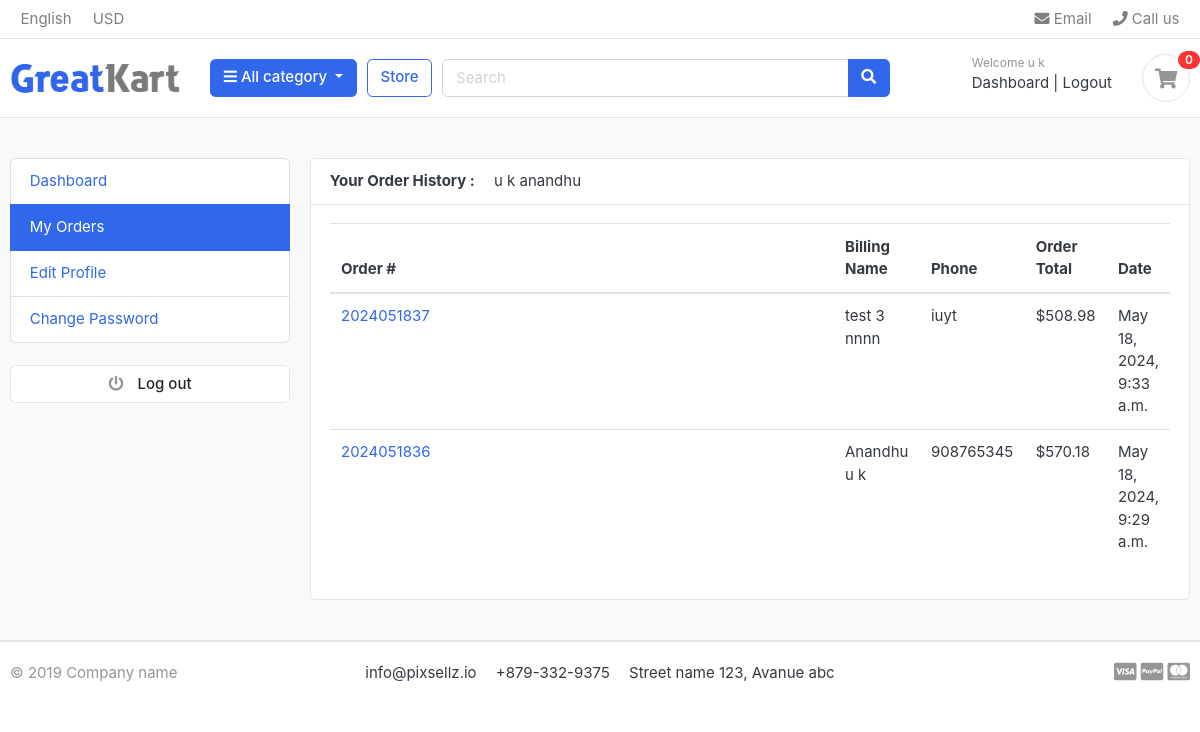
The page /accounts/my_orders/ (signed in) on the database its author committed.
### accounts/models.py (models this page shows, shortened)
class Account(AbstractBaseUser,PermissionsMixin):
    first_name = models.CharField(max_length=100)
    last_name = models.CharField(max_length=100)
    username = models.CharField(max_length=100,unique=True)
    email = models.CharField(max_length=100,unique=True)
    phn = models.CharField(max_length=100)
    date_joined = models.DateTimeField(auto_now_add=True)
    last_login = models.DateTimeField(auto_now_add=True)
    is_admin = models.BooleanField(default=False)
    is_staff = models.BooleanField(default=False)
    is_active = models.BooleanField(default=False)
    is_superadmin = models.BooleanField(default=False)
    pass
    USERNAME_FIELD = 'email'
    REQUIRED_FIELDS = ['username','first_name','last_name']
    objects = MyAccountManager()
    def full_name(self):
        return f'{self.first_name} {self.last_name}'

### orders/models.py (models this page shows, shortened)
class Order(models.Model):
    STATUS = (
        ('New','New'),
        ('Accepted','Accepted'),
        ('Completed','Completed'),
        ('Canceled','Canceled'),
    )
    user = models.ForeignKey(Account, on_delete=models.SET_NULL, null=True)
    payment = models.ForeignKey(Payment, on_delete=models.SET_NULL, blank=True, null=True)
    order_number = models.CharField(max_length=20)
    first_name = models.CharField(max_length=50)
    last_name = models.CharField(max_length=50)
    phone = models.CharField(max_length=15)
    email = models.EmailField(max_length=50)
    address = models.CharField(max_length=50)
    pin_code= models.IntegerField(default=123456)
    state = models.CharField(max_length=50)
    city = models.CharField(max_length=50)
    order_note = models.CharField(max_length=100, blank=True)
    order_total = models.FloatField()
    tax = models.FloatField()
    status = models.CharField(max_length=10, choices=STATUS, default='New')
    ip = models.CharField(blank=True, max_length=20)
    is_ordered = models.BooleanField(default=False)
    created_at = models.DateTimeField(auto_now_add=True)
    updated_at = models.DateTimeField(auto_now=True)
    def full_name(self):
        return f'{self.first_name} {self.last_name}'

### accounts/views.py (the view)
# urls.py: path('my_orders/',views.my_orders,name='my_orders'),
@login_required(login_url='login')
def my_orders(req):
    orders = Order.objects.filter(user=req.user, is_ordered=True).order_by('-created_at')
    context = {
        'orders': orders,
    }
    return render(req,'accounts/my_orders.html',context)

### cart/context_processors.py (called while the page is built)
def Counter(req):
    cart_count=0
    if 'admin' in req.path:
        return {}
    else:
        try:
            cart=Cart.objects.filter(cart_id =_cart_id(req))
            if req.user.is_authenticated:
                cart_item = CartItem.objects.all().filter(user=req.user)
            else:
                cart_item = CartItem.objects.all().filter(cart=cart[:1])
            for item in cart_item:
                cart_count += item.quantity
        except:
            cart_count=0
    return dict(cart_count=cart_count)

### cart/views.py (called while the page is built)
def _cart_id(req):
    cart = req.session.session_key
    if not cart:
        cart = req.session.create()
    return cart

### category/context_processors.py (called while the page is built)
def menu_links(req):
    links  = Category.objects.all()
    return dict(links=links)

### category/models.py (called while the page is built)
    def get_url(self):
        return reverse('product_by_category',args=[self.slug])

### templates/accounts/my_orders.html
{% extends 'base.html' %}
{% block content %}
<section class="section-conten padding-y bg">
    <div class="container">
        <div class="row">
            {% include 'includes/dashboard-sidebar.html' %}
        <main class="col-md-9">
            <article class="card">
                <header class="card-header">
                    <strong class="d-inline-block mr-3">Your Order History : </strong>
                    <span>{{user.full_name}}</span>
                </header>
                <div class="card-body">
                    <div class="row">
                        <div class="col md-12">
                            <table class="table table-hover">
                                <thead>
                                    <tr>
                                        <th class="col">Order #</th>
                                        <th class="col">Billing Name</th>
                                        <th class="col">Phone</th>
                                        <th class="col">Order Total</th>
                                        <th class="col">Date</th>
                                    </tr>
                                </thead>
                                <tbody>
                                    {% for order in orders %}
                                    <tr>
                                        <td><a href="{% url 'order_detail' order.order_number %}">{{order.order_number}}</a></td>
                                        <td>{{order.full_name}}</td>
                                        <td>{{order.phone}}</td>
                                        <td>${{order.order_total}}</td>
                                        <td>{{order.created_at}}</td>
                                    </tr>
                                    {% endfor %}
                                </tbody>
                            </table>
                        </div>
                    </div>
                </div>
            </article>
        </main>
    </div>
    </div>
    </section>
{% endblock %}

### templates/includes/navbar.html (shortened to what this page needs)
{% load static %}
<header class="section-header">
    <nav class="navbar p-md-0 navbar-expand-sm navbar-light border-bottom">
    <div class="container">
      <div class="collapse navbar-collapse" id="navbarTop4">
        <ul class="navbar-nav mr-auto">
            <li class="nav-item dropdown">
                 <a href="#" class="nav-link">   English </a>
            </li>
            <li class="nav-item dropdown">
                <a href="#" class="nav-link"> USD </a>
            </li>
        </ul>
        <ul class="navbar-nav">
            <li><a href="#" class="nav-link"> <i class="fa fa-envelope"></i> Email </a></li>
            <li><a href="#" class="nav-link"> <i class="fa fa-phone"></i> Call us </a></li>
        </ul>
      </div>
    </div>
    </nav>
    <section class="header-main border-bottom">
        <div class="container">
    <div class="row align-items-center">
        <div class="col-lg-2 col-md-3 col-6">
            <a href="{% url 'store' %}" class="brand-wrap">
                <img class="logo" src="{% static './images/logo.png' %}">
            </a>
        </div>
        <div class="col-lg col-sm col-md col-6 flex-grow-0">
            <div class="category-wrap dropdown d-inline-block float-right">
                <button type="button" class="btn btn-primary dropdown-toggle" data-toggle="dropdown">
                    <i class="fa fa-bars"></i> All category
                </button>
            </div>
        </div>
        <a href="{% url 'store' %}" class="btn btn-outline-primary">Store</a>
        <div class="col-lg  col-md-6 col-sm-12 col">
            <form action="{% url 'search' %}" class="search" method="get" >
                <div class="input-group w-100">
                    <input type="text" class="form-control" style="width:60%;" placeholder="Search" name="keyword">
                    <div class="input-group-append">
                      <button class="btn btn-primary" type="submit">
                        <i class="fa fa-search"></i>
                      </button>
                    </div>
                </div>
            </form>
        </div>
        <div class="col-lg-3 col-sm-6 col-8 order-2 order-lg-3">
                    <div class="d-flex justify-content-end mb-3 mb-lg-0">
                        {% if user.id is None %}
                            <div class="widget-header">
                                <small class="title text-muted">Welcome guest!</small>
                                <div>
                                    <a href="{% url 'login' %}">Sign in</a> <span class="dark-transp"> | </span>
                                    <a href="{% url 'register' %}"> Register</a>
                                </div>
                            </div>
                        {% else %}
                        <div class="widget-header">
                            <small class="title text-muted">Welcome {{user.first_name}}</small>
                            <div>
                                <a href="{% url 'dashboard' %}">Dashboard</a> <span class="dark-transp"> | </span>
                                <a href="{% url 'logout' %}"> Logout</a>
                            </div>
                        </div>
                        {% endif %}
                        <a href="{% url 'cart' %}" class="widget-header pl-3 ml-3">
                            <div class="icon icon-sm rounded-circle border"><i class="fa fa-shopping-cart"></i></div>
                            <span class="badge badge-pill badge-danger notify">{{cart_count}}</span>
                        </a>
                    </div>
                </div>
    </div>
        </div>
    </section>
    </header>

### static/css/ui.css (style rules this page uses)
html { font-family: "Inter", sans-serif; font-size: 15px; }
.icon-xs, .icon-sm, .icon-md, .icon-lg { display: inline-block; text-align: center; flex-shrink: 0; flex-grow: 0; }
.icon-sm { width: 48px; height: 48px; line-height: 48px !important; font-size: 20px; }
.padding-y { padding-top: 40px; padding-bottom: 40px; }
article:after, .form-group:after { display: block; clear: both; content: ""; }
.bg { background-color: #f8f9fa; }
.header-main { position: relative; padding-top: 1rem; padding-bottom: 1rem; }
.brand-wrap .logo, .navbar-brand .logo { margin-right: 7px; max-height: 42px; display: inline-block; }
.widget-header { display: inline-block; vertical-align: middle; position: relative; }
.widget-header a { color: #343a40; }
.widget-header i { color: #969696; }
.widget-header .title { display: block; }
.widget-header .notify { position: absolute; top: -3px; right: -10px; }
.notify { position: absolute; top: -4px; right: -10px; display: inline-block; padding: 0.25em 0.6em; font-size: 12px; line-height: 1; text-align: center; border-radius: 3rem; color: #fff; background-color: #fa3434; }

### rows shown on the page
Account: first_name "u k", full_name "u k anandhu"
Order: order_number "2024051837", full_name "test 3 nnnn", phone "iuyt", order_total "508.98", created_at "May 18, 2024, 9:33 a.m."
Order: order_number "2024051836", full_name "Anandhu u k", phone "908765345", order_total "570.18", created_at "May 18, 2024, 9:29 a.m."

### other values the page prints
{{ cart_count }} "0"
